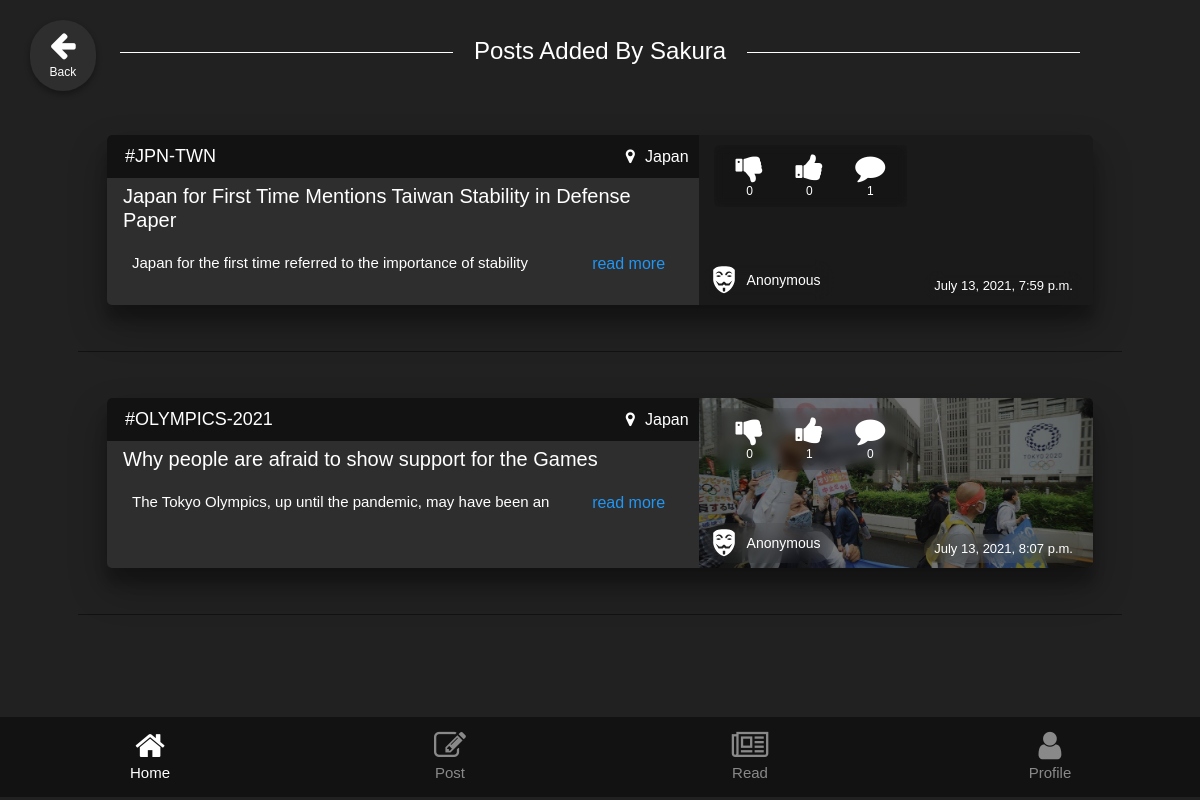
The app's page /posts/related-post2/11 with its own data.
### User/models.py (models this page shows, shortened)
class UserModel(models.Model):
    u_name=models.CharField(max_length=20,null=True)
    u_pass=models.CharField(max_length=20,null=False)
    u_username=models.CharField(max_length=20,null=True,unique=True)
    u_email=models.CharField(max_length=20,null=True)
    u_phone=models.CharField(max_length=20,null=True)
    u_age=models.IntegerField()
    u_country= models.CharField(max_length=20,default=0)
    u_state=models.CharField(max_length=20,null=True, blank=True)
    u_latitude=models.CharField(max_length=50, null=True, blank=True) # New: store latitude
    u_longitude=models.CharField(max_length=50, null=True, blank=True) # New: store longitude
    u_detected_city=models.CharField(max_length=50, null=True, blank=True) # New: store detected city
    u_selected_nearby_city=models.CharField(max_length=255, null=True, blank=True) # New: store selected nearby city
    u_security=models.BooleanField(default=0)
    u_verified=models.BooleanField(default=0)

### Posts/models.py (models this page shows, shortened)
class PostModel(models.Model):
    p_title=models.CharField(max_length=200,null=True)
    p_content=models.TextField()
    p_coverimage=models.ImageField(upload_to="coverimage",null=True)
    pvoted = models.ManyToManyField(UserModel , default=None , blank=True ,related_name='pvoted')
    nvoted = models.ManyToManyField(UserModel , default=None , blank=True ,related_name='nvoted')
    p_com = models.IntegerField(null=True,default=0)
    p_dateTime =models.DateTimeField(auto_now=True)
    user_id=models.ForeignKey(UserModel,on_delete=models.SET_NULL,null=True,verbose_name="UserModel")
    tag_id=models.ForeignKey(Tagmodel,on_delete=models.SET_NULL,null=True,verbose_name="Tagmodel")

### Tags/models.py (models this page shows, shortened)
class Tagmodel(models.Model):
    tag_title=models.CharField(max_length=40,default=0)
    tag_name=models.CharField(max_length=40,unique=True)
    tag_image=models.ImageField(upload_to='tags')
    tag_disc=models.TextField(default=0)
    t_country=models.CharField(max_length=20)
    t_state=models.CharField(max_length=20)
    t_place=models.CharField(max_length=20)

### Posts/views.py (the view)
# urls.py: path('related-post2/<int:id>',views.relatedpostUser,name="related-post-user"),
def relatedpostUser(request,id):
    posts=PostModel.objects.filter(user_id = id)
    user = UserModel.objects.get(id=id)
    return render (request,"relatedPost2.html",{'posts':posts,'user':user})

### Posts/templates/relatedPost2.html (shortened to what this page needs)
{% extends 'base.html' %} {% block title %}X-media | Users posts{% endblock %}
{% block content %}
<a class="back-butt" href="{% url 'Posts:index' %}"
  ><i class="fa fa-arrow-left" aria-hidden="true"></i>
  <span>Back</span>
</a>
<div class="post-holder">
  <h4 class="post-user-title">
   <span> Posts added by {{user.u_name}}</span>
  </h4>
  {% for post in posts %}
  <div class="pp-hold">
    <div class="post">
      <div class="post-fir-half">
        <a href="{% url 'Posts:related-post' post.tag_id.id %}">
          <p class="all-tag-name">#{{post.tag_id.tag_name}}</p>
          {% if post.tag_id.t_country != "0" %}
          <p class="post-tag-place">
            <i class="fa fa-map-marker" aria-hidden="true"></i
            >{{post.tag_id.t_country}}
          </p>
          {% endif %}
        </a>
        <h4 class="post-title">{{post.p_title}}</h4>
        <div class="post_desc">
          <p>{{post.p_content}}</p>
          <a href="{% url 'Posts:post-details' post.id %}" class="read-more"
            >read more</a
          >
        </div>
      </div>
      <div
        style="background-image: url('{{post.p_coverimage.url }}');"
        class="post-sec-half"
      >
      <a href="{% url 'Posts:related-post-user' post.user_id.id %}">
        {% if post.user_id.u_verified == 1 %}
            <div class="post-user-det" style="background: #045007;border:1px solid white">
              {%if post.user_id.u_security == 1%}
            <img class="post-dp" alt="anonymous"/>
              {% else %}
              <img
              class="post-dp"
              src="{{post.user_id.u_pic.url}}"
              alt="profile"
              srcset=""
            />
              {%endif %}
      <p class="all-user-name">
        {%if post.user_id.u_security == 1%}
        Anonymous
        {% else %}
        {{post.user_id.u_name}}
        {%endif %}
      </p>
    </div>
            {% else %}
            <div class="post-user-det">
              {%if post.user_id.u_security == 1%}
            <img class="post-dp" alt="anonymous"/>
              {%endif %}
      <p class="all-user-name">
        {%if post.user_id.u_security == 1%}
        Anonymous
        {% else %}
        {{post.user_id.u_name}}
        {%endif %}
      </p>
    </div>
  </a>
            {% endif %}
        <div class="votes-holder">
          <button class="votebutt-home">
            <i class="fa fa-thumbs-down" aria-hidden="true"></i>
            <p>{{post.nvoted.all.count}}</p>
          </button>
          <button class="votebutt-home">
            <i class="fa fa-thumbs-up" aria-hidden="true"></i>
            <p>{{post.pvoted.all.count}}</p>
          </button>
          <button class="votebutt-home">
            <i class="fa fa-comment" aria-hidden="true"></i>
                    <p>{{post.p_com}}</p>
          </button>
        </div>
        <p class="date-time">{{post.p_dateTime}}</p>
      </div>
    </div>
  </div>
  <hr />
  {%endfor%}
</div>
{% endblock content %}

### templates/base.html (style rules this page uses)
body { scroll-behavior: smooth; box-sizing: border-box; background-color: #212121; color: white; font-family: 'Poppins', sans-serif; }
a { text-decoration: none; color: black; }
hr { border-top: 1px solid #121212; width: 90%; }
p { margin: 0; }
.post-holder { margin: auto; margin-top: 51px; padding: 20px; overflow: auto; position: relative; }
.post { min-height: 170px; margin: 30px auto; background-color: #2E2E2E; box-shadow: 0 19px 38px rgb(0 0 0 / 30%), 0 15px 12px rgb(0 0 0 / 22%); border-radius: 5px; position: relative; width: 100%; display: inline-flex; }
.pp-hold { margin: auto; display: block; width: 85%; }
.post-fir-half { width: 60%; position: relative; color: white; height: 100%; }
.post-sec-half { width: 40%; height: 100%; position: relative; min-height: 170px; background-size: cover; border-radius: 0 5px 5px 0; background-position: center; background-repeat: no-repeat; }
.post-sec-half::after { content: ""; position: absolute; top: 0; bottom: 0; right: 0; left: 0; border-radius: 0 5px 5px 0; background-color: #0c0c0c8f; }
.all-user-name { font-size: 14px; margin: auto 8px auto 8px; }
.post .all-tag-name { padding: 8px 18px; color: white; word-spacing: -4px; font-size: 18px; position: relative; font-weight: 500; background-color: #121212; border-radius: 5px 0 0 0; text-transform: uppercase; }
.date-time { position: absolute; bottom: 0; margin: 5px 10px; z-index: 1; font-size: 13px; color: white; border-radius: 40px; padding: 5px 10px; right: 0; backdrop-filter: blur(10px); }
.votes-holder { position: absolute; top: 10px; left: 0; padding: 6px; z-index: 1; backdrop-filter: blur(5px) brightness(0.8); margin: 0 15px 5px 15px; border-radius: 5px; display: inline-flex; }
.post-user-det { display: inline-flex; justify-content: space-between; position: absolute; bottom: 0; z-index: 1; margin: 5px; text-transform: capitalize; backdrop-filter: blur(10px); color: white; border-radius: 30px; padding: 5px; left: 0; }
.post-dp { height: 30px; width: 30px; border-radius: 50px; }
.post-title { margin: 6px 20px 10px 16px; font-size: 20px; font-weight: 300; }
.post_desc { box-sizing: border-box; margin: 20px; display: flex; height: 23px; overflow-y: hidden; word-break: break-word; justify-content: space-between; }
.post-sec-half a { color:white; line-height: 28px; }
.post_desc p { margin: auto 5px auto 5px; font-size: 15px; font-weight: 300; }
.read-more { margin: auto 5px auto 20px; min-width: 90px; color: #2196f3; text-align: center; text-decoration: none; transition: .3s ease-in-out; }
.post-tag-place { display: block; position: absolute; right: 10px; top: 10px; color: white; }
.post-tag-place i { margin: auto 10px; }
.back-butt { color: white; position: fixed; top: 20px; background-color: #2E2E2E; text-decoration: none; left: 30px; box-shadow: 0 3px 6px rgb(0 0 0 / 16%), 0 3px 6px rgb(0 0 0 / 23%); z-index: 20; border-radius: 50px; font-size: 12px; transition: .3s ease-in-out; padding: 10px 15px; }
.back-butt i { font-size: 30px; display: block; text-align: center; padding: 0 5px; }
.back-butt span { display: block !important; margin: 3px auto 0 auto; text-align: center; }
.votebutt-home { display: block; background-color: transparent; border: none; margin: 0 10px; font-size: 30px; color: white; cursor: default !important; }
.votebutt-home p { font-size: 12px; margin: 0; }
.post-user-title { position: fixed; text-transform: capitalize; top: 40px; left: 0; right: 0; text-align: center; border-bottom: 1px solid white; line-height: 0.1em; width: 80%; margin: 10px auto 20px; }
.post-user-title span { padding: 0 21px; background: #212121; }

### Posts/templates/relatedPost2.html (style rules this page uses)
.post-holder { margin-top: 85px; }

### records on screen
UserModel: u_name "Sakura"
PostModel: tag_id.tag_name "JPN-TWN", tag_id.t_country "Japan", p_title "Japan for First Time Mentions Taiwan Stability in Defense Paper", p_content "Japan for the first time referred to the importance of stability…", shows "Anonymous", nvoted.all.count "0", pvoted.all.count "0", p_com "1", p_dateTime "July 13, 2021, 7:59 p.m."
PostModel: tag_id.tag_name "OLYMPICS-2021", tag_id.t_country "Japan", p_title "Why people are afraid to show support for the Games", p_content "The Tokyo Olympics, up until the pandemic, may have been an…", p_coverimage (picture), shows "Anonymous", nvoted.all.count "0", pvoted.all.count "1", p_com "0", p_dateTime "July 13, 2021, 8:07 p.m."
